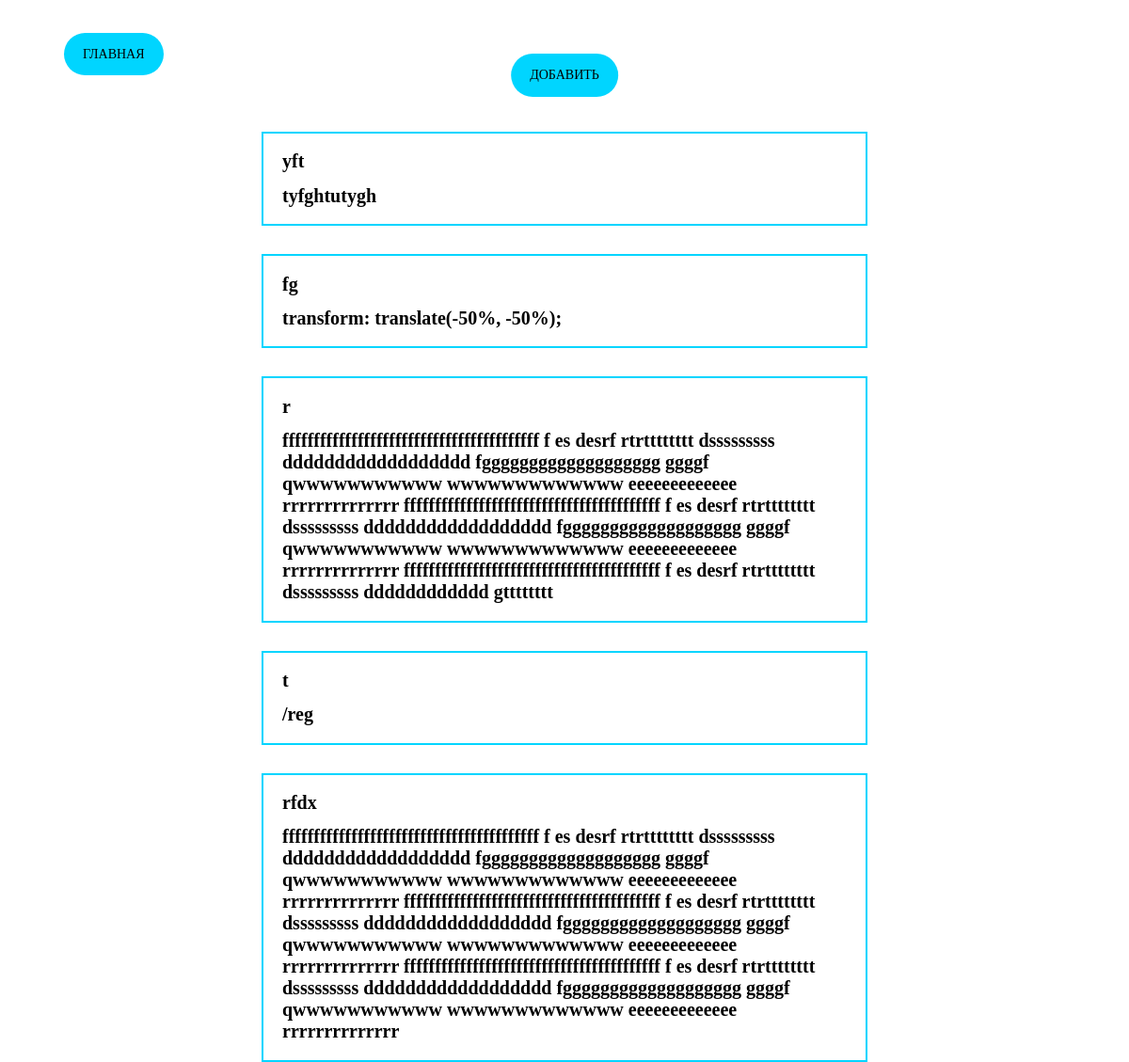
/projects/, run on the app's committed database.
### base/models.py (models this page shows)
class Project(models.Model):
    author = models.ForeignKey('auth.User', on_delete=models.CASCADE)
    title = models.CharField(max_length = 100)
    text = models.TextField()

### base/views.py (the view, shortened to what this page needs)
class Projects(TemplateView):
    template_name = 'projects.html'
    def dispatch(self, request, *args, **kwargs):
        data = {
            'projects': Project.objects.all()[::-1],
                }
        return render(request, self.template_name, data)

### base/templates/projects.html (shortened to what this page needs)
{% extends 'base.html' %}
{% load static %}
{% block content %}
    <a href="{% url 'base:main' %}" class="button">Главная</a>
    <div class="all">
    {% for i in projects %}
        <div class="project">
            <h1>{{i.title}}</h1>
            <h1>{{i.text}}</h1>
        </div>
    {% endfor %}
    </div>
    <a href="{% url 'base:add_project' %}" id="add">Добавить</a>
{% endblock %}

### base/templates/base.html (shortened to what this page needs)
{% load static %}
<!DOCTYPE html>
<html lang="ru">
    <head>
        <link rel="stylesheet" href="{% static 'base.css' %}" type="text/css">
    </head>
    <body>
        {% block content %}{% endblock %}
    </body>
<html>

### base/static/base.css (style rules this page uses)
.button { position: relative; padding: 15px 20px; border-radius: 45px; font-family: Libre Baskerville, serif; font-size: 14px; text-transform: uppercase; text-align: center; top: 5vh; left: 5vw; transform: translate(-50%, -50%); background: #00d5ff; color: black; text-decoration: none; }
#add { position: absolute; top: 10vh; left: 50vw; transform: translate(-50%, -50%); padding: 15px 20px; border-radius: 45px; font-family: Libre Baskerville, serif; font-size: 14px; text-transform: uppercase; text-align: center; background: #00d5ff; color: black; text-decoration: none; }
div.project { position: relative; font-size: 10px; width: 600px; border: 2px solid #00d5ff; margin: 30px auto 0 auto; padding: 5px 20px; }
div.all { position: relative; top: 7vw; }

### data on the page
Project: title "yft", text "tyfghtutygh"
Project: title "fg", text "transform: translate(-50%, -50%);"
Project: title "r", text "fffffffffffffffffffffffffffffffffffffffff f es desrf rtrtttttttt dsssssssss dddddddddddddddddd fggggggggggggggggggg ggggf qwwwwwwwwwww wwwwwwwwwwwww eeeeeeeeeeeee rrrrrrrrrrrrrr fffffffffffffffffffffffffffffffffffffffff f es desrf rtrtttttttt dsssssssss dddddddddddddddddd fggggggggggggggggggg ggggf qwwwwwwwwwww wwwwwwwwwwwww eeeeeeeeeeeee rrrrrrrrrrrrrr fffffffffffffffffffffffffffffffffffffffff f es desrf rtrtttttttt dsssssssss dddddddddddd gtttttttt"
Project: title "t", text "/reg"
Project: title "rfdx", text "fffffffffffffffffffffffffffffffffffffffff f es desrf rtrtttttttt dsssssssss dddddddddddddddddd fggggggggggggggggggg ggggf qwwwwwwwwwww wwwwwwwwwwwww eeeeeeeeeeeee rrrrrrrrrrrrrr fffffffffffffffffffffffffffffffffffffffff f es desrf rtrtttttttt dsssssssss dddddddddddddddddd fggggggggggggggggggg ggggf qwwwwwwwwwww wwwwwwwwwwwww eeeeeeeeeeeee rrrrrrrrrrrrrr fffffffffffffffffffffffffffffffffffffffff f es desrf rtrtttttttt dsssssssss dddddddddddddddddd fggggggggggggggggggg ggggf qwwwwwwwwwww wwwwwwwwwwwww eeeeeeeeeeeee rrrrrrrrrrrrrr"
